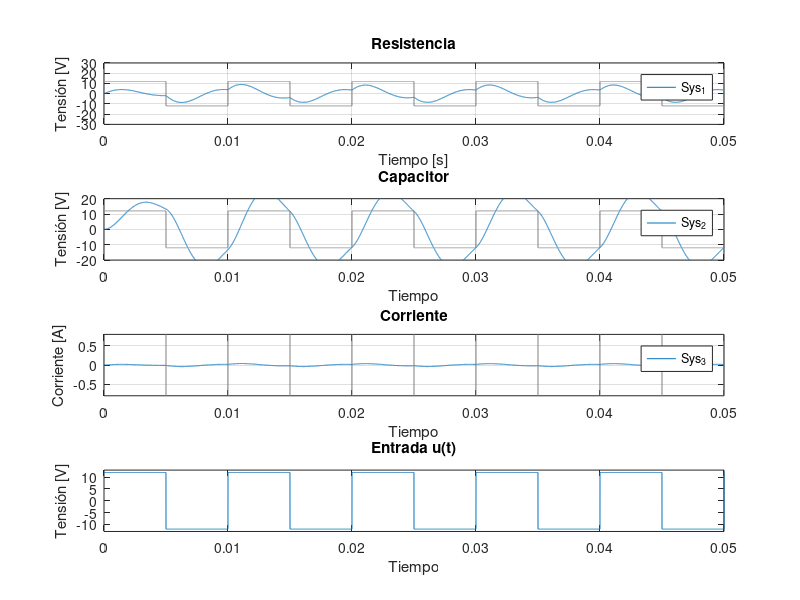

Source code (MATLAB):
% Sistemas de Control II -FCEFyN-UNC 
% Profesor: Dr. Ing. Pucheta, Julian
% Alumno: Cabero , Mauro Ezequiel
% Actividad Práctica N1 - Caso de estudio 1 
%   ITEM 1  
%   Asignar valores a R=220ohm, L=500mHy, y C=2,2 uF. Obtener simulaciones que permitan 
%   estudiar la dinámica del sistema, con una entrada de tensión escalón de 12V, que cada 
%   10ms cambia de signo.
%   
%%

clear all; clc; close all;

%Sistema de dos variables de estado
R = 220 ; L = 500e-3; C = 2.2e-6 ;                 %Parametros del circuito RLC
e_i = 12;                                          %Tension aplicada a la entrada


%*[xp] = A*[x] + B*[u]
% [y] = C*[x] + D*[u]
% *%

A  = [0 1/C ; -1/L -R/L];                           %Matriz de Estados
B  = [0 1/L]';                                      %Matriz de entrada a Estado 
C1 = [0 R] ;                                        %Matriz de estado a Salida (VR)
C2 = [1 0] ;                                        %Matriz de estado a Salida (VC)
C3 = [0 1] ;                                        %Matriz de estado a Salida (I)
D  = 0     ;                                        %Matriz de transmisión directa



%---------------------------------Condiciones iniciales---------------------------------%

%Uso de la función "ss" para definir el sistema en espacio de estados
%[A,B,C,D] = ssdata(Sys)                            %Extraer datos del sistema

x0 = [0 0]';                                        %Condiciónes iniciales
Sys_1 = ss(A,B,C1,D);                                %Sistema (Salida VR)
Sys_2 = ss(A,B,C2,D);                                %Sistema (Salida VC)
Sys_3 = ss(A,B,C3,D);                                %Sistema (Salida I)

%Simulación Del Sistema
% Se define la entrada como un escalón de 12V que cambia de signo cada 10ms
% Se define el tiempo de simulación y la señal de entrada


Ti = 10e-3;                                         %Período de la señal de entrada
N = 5;                                              %Número de períodos a graficar
t = 0:Ti/3000:Ti*N;                                 %Vector tiempo
u = e_i*square(2*pi/Ti*(t));                        %Señal Cuadrada con período 10mS


%--------------------------------Simulación del sistema----------------------------------%
% Se simula el sistema con la función lsim, que permite simular sistemas
% continuos y discretos, en este caso se simula el sistema en espacio de estados
% con la entrada u(t) y el tiempo t.
% Se grafican las salidas del sistema y la entrada u(t)

subplot(4,1,1)
lsim(Sys_1, u, t);
title('Resistencia')
xlabel('Tiempo [s]');
ylabel('Tensión [V]');
ylim([-30 30])

subplot(4,1,2)
lsim(Sys_2, u, t);
title('Capacitor')
xlabel('Tiempo');
ylim([-20 20])
ylabel('Tensión [V]');

subplot(4,1,3)
lsim(Sys_3, u, t);
title('Corriente')
xlabel('Tiempo');
ylim([-0.8 0.8])
ylabel('Corriente [A]');

subplot(4,1,4)
plot(t, u);
title('Entrada u(t)')
xlabel('Tiempo');
ylim([-13 13])
ylabel('Tensión [V]');
